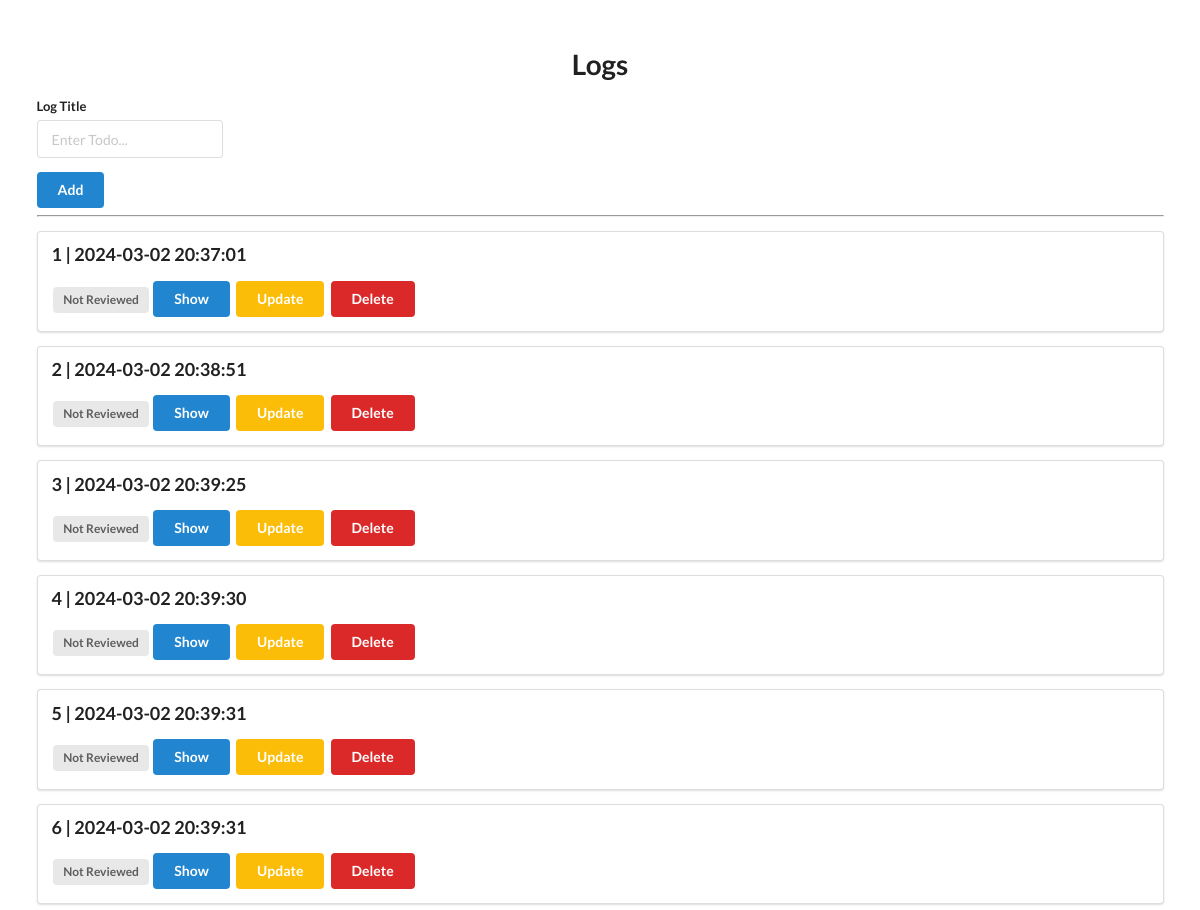
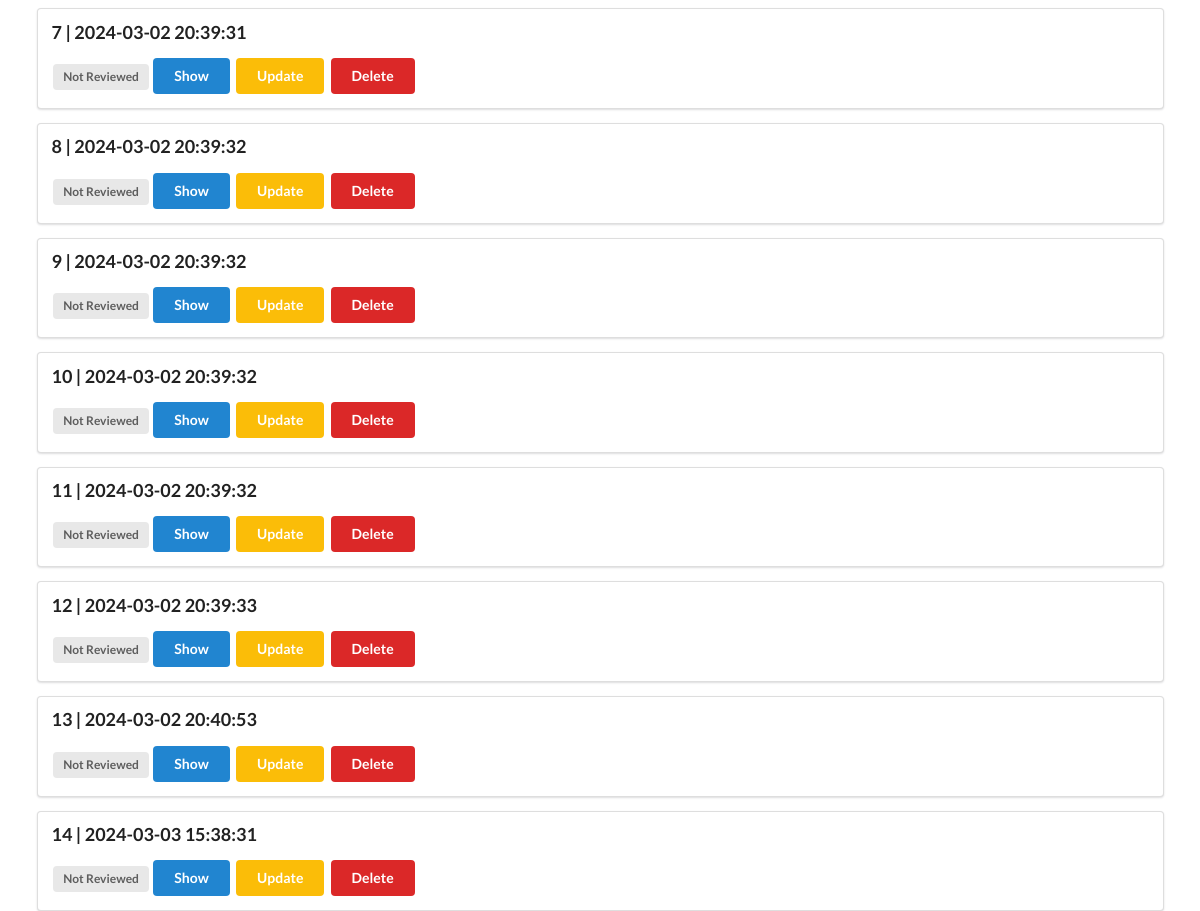
The page / on the database its author committed (2 pictures, top to bottom).
### app/models.py (models this page shows)
class LogEntry(Base):
    __tablename__ = "log_entry"
    id = Column(Integer, primary_key=True, index=True)                          # id's
    app_name = Column(String, default="unknown")                                # App anme
    ts = Column(DateTime(timezone=True), server_default=func.now())             # timestamp of entry
    ts_last_change = Column(DateTime(timezone=True), server_default=func.now()) # timestamp of entry
    entry = Column(String)                                                      # Log string value
    reviewed = Column(Boolean, default=False)                                   # Entry checked
    review_comment = Column(String)                                             # Comment filed for entrie after check

### main.py (the view)
@app.get("/")
def home(request: Request, db: Session = Depends(get_db)):
  logs = db.query(models.LogEntry).all()
  return templates.TemplateResponse("base.html", {"request": request, "log_list": logs})

### templates/base.html (shortened to what this page needs)
<!DOCTYPE html>
<html lang="en">
<head>
    <link rel="stylesheet" href="https://cdn.jsdelivr.net/npm/semantic-ui@2.4.2/dist/semantic.min.css">
</head>
<body>
    <div style="margin-top: 50px;" class="ui container">
        <h1 class="ui center aligned header">Logs</h1>
        <form class="ui form" action="/add" method="post">
            <div class="field">
                <label>Log Title</label>
                <input type="text" name="log_entry" placeholder="Enter Todo..."><br>
            </div>
            <button class="ui blue button" type="submit">Add</button>
        </form>
        <hr>
        {% for log in log_list %}
        <div class="ui segment">
            <p class="ui big header">{{ log.id }} | {{ log.ts }}</p>
            {% if log.reviewed == False %}
            <span class="ui gray label">Not Reviewed</span>
            {% else %}
            <span class="ui green label">Reviewed</span>
            {% endif %}
            <a class="ui blue button" href="/entry/{{ log.id }}">Show</a>
            <form class="ui form" action="/update_status/{{ log.id }}" method="post">
                <button class="ui dark yellow button" type="submit">Update</button>
            </form>
            <a class="ui red button" href="/delete/{{ log.id }}">Delete</a>
        </div>
        {% endfor %}
    </div>
</body>
</html>

### templates/base.html (style rules this page uses)
.ui.form { display: inline-block; }

### rows shown on the page
LogEntry: id "1", ts "2024-03-02 20:37:01", reviewed "Not Reviewed"
LogEntry: id "2", ts "2024-03-02 20:38:51", reviewed "Not Reviewed"
LogEntry: id "3", ts "2024-03-02 20:39:25", reviewed "Not Reviewed"
LogEntry: id "4", ts "2024-03-02 20:39:30", reviewed "Not Reviewed"
LogEntry: id "5", ts "2024-03-02 20:39:31", reviewed "Not Reviewed"
LogEntry: id "6", ts "2024-03-02 20:39:31", reviewed "Not Reviewed"
LogEntry: id "7", ts "2024-03-02 20:39:31", reviewed "Not Reviewed"
LogEntry: id "8", ts "2024-03-02 20:39:32", reviewed "Not Reviewed"
LogEntry: id "9", ts "2024-03-02 20:39:32", reviewed "Not Reviewed"
LogEntry: id "10", ts "2024-03-02 20:39:32", reviewed "Not Reviewed"
LogEntry: id "11", ts "2024-03-02 20:39:32", reviewed "Not Reviewed"
LogEntry: id "12", ts "2024-03-02 20:39:33", reviewed "Not Reviewed"
LogEntry: id "13", ts "2024-03-02 20:40:53", reviewed "Not Reviewed"
LogEntry: id "14", ts "2024-03-03 15:38:31", reviewed "Not Reviewed"
